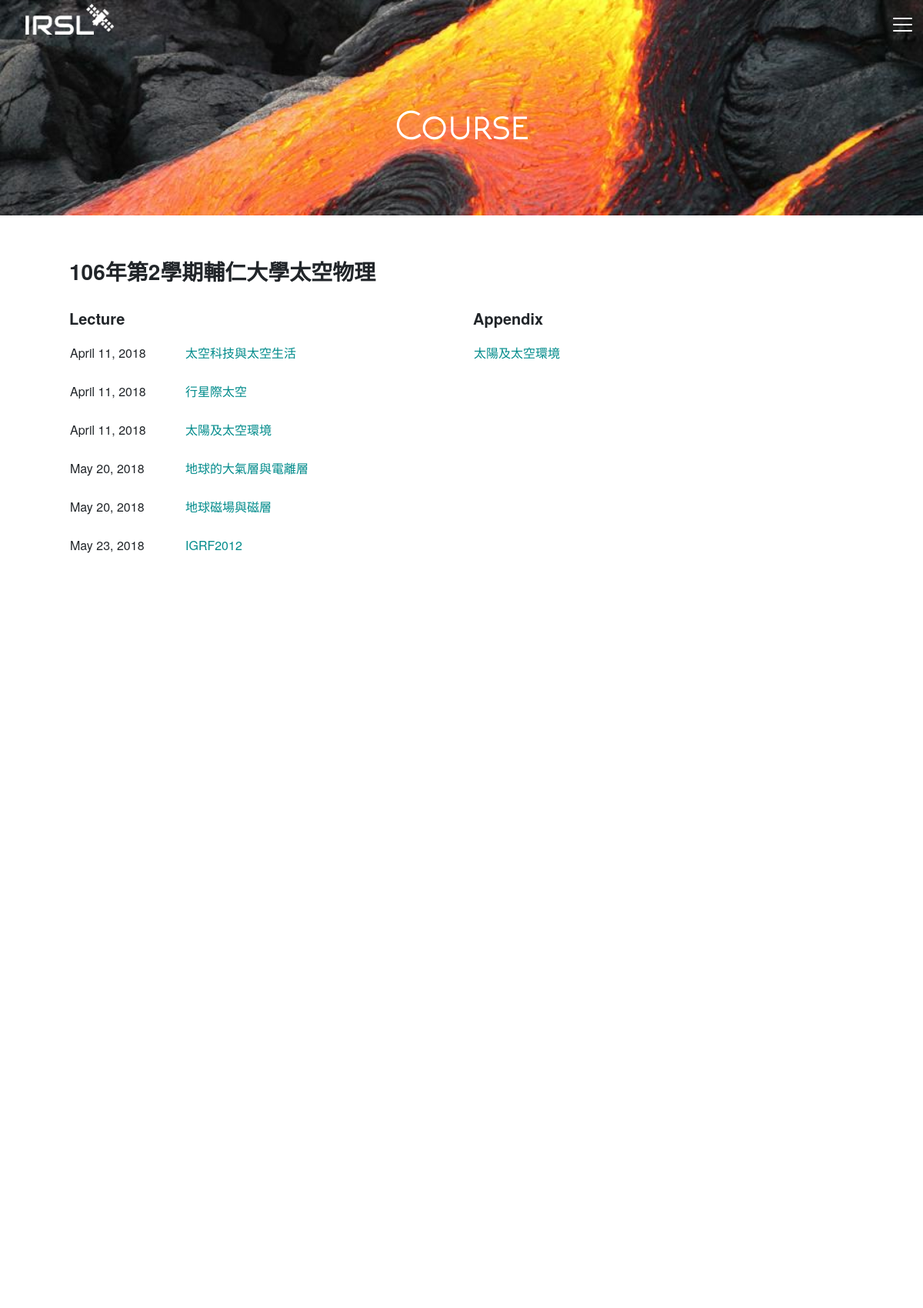
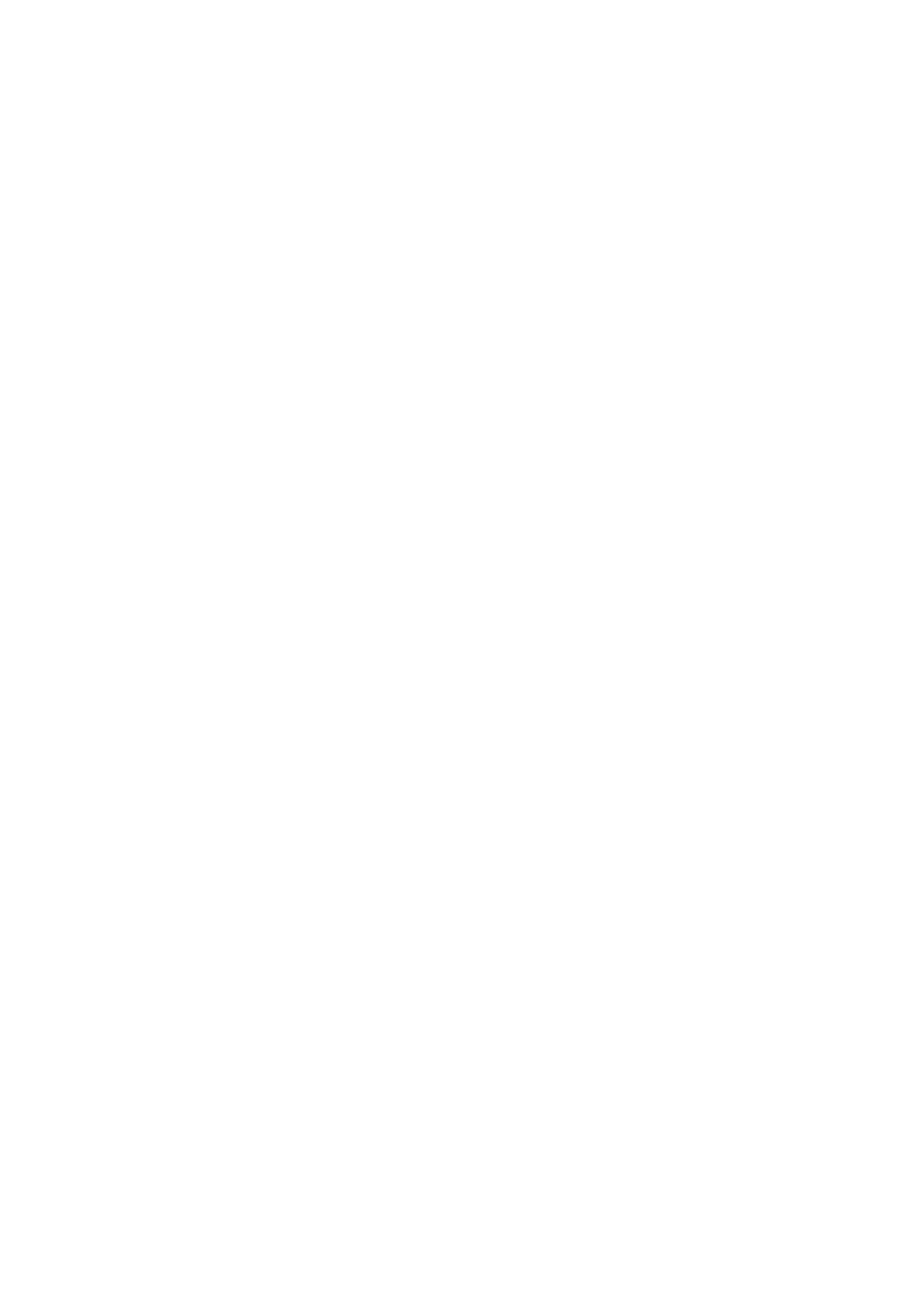
Screenshot of /course/ (upper part) with the database file from the repository (2 pictures, top to bottom).
### course/models.py (models this page shows, shortened)
class ClassName(models.Model):
	name = models.CharField(max_length=200);
	date = models.DateField();
	class Meta:
		ordering = ['-date','name']

class Course(models.Model):
	class_name = models.ForeignKey(ClassName,on_delete=models.CASCADE, default=1)
	date    = models.DateField(null=True, blank=True);
	title   = models.CharField(max_length=200);
	def content_file_name(instance, filename):
		return '/'.join(['course',instance.class_name.name,filename])
	print(content_file_name)
	handout = models.FileField(null=True, blank=True,upload_to=content_file_name);
	HANDOUT_TYPE = (
		('LC','Lecture'),
		('AP','Appendix'),
	)
	handout_type = models.CharField(
		max_length=2,
		choices=HANDOUT_TYPE,
		default='LC',
	)
	class Meta:
		ordering = ['class_name','-date']

### course/views.py (the view)
# urls.py: path('course/', course, name='course'),
def course(request):
	context = {
		  'ClassNames' : ClassName.objects.all(),
	}
	return render(request, 'course.html', context)

### templates/course.html (shortened to what this page needs)
{% extends 'base.html' %}
{% block banner_title %}
            Course
{% endblock %}
{% block body_content %}
        <div class="content-fade container mb-5">
		{% for ClassName in ClassNames %}
		<div class="hideme row bg-faded rounded m-0 mb-4">
                  <div class="col-12 pt-4 pb-4">
				<h3>{{ClassName.name}}</h3>
			</div>
                  <div class="col-lg-6 col-md-6 col-sm-12 pb-4">
				<h5>Lecture</h5>
                    	<table class="course_table">
				{% for course in ClassName.course_set.all reversed %}
				{% if course.handout_type == 'LC' %}
			      <tr><td class="course_head">{{course.date}}</td>
                            <td>
				    	  {% if course.handout %}
				    	  <a href="{{course.handout.url}}" target="_blank">
				    	  	{{course.title}}
					  </a>
					  {% else %}
				    	  	{{course.title}}
					  {% endif %}
				    </td>
				</tr>
				{% endif %}
				{% endfor %}
                        </table>
			</div>
                  <div class="col-lg-6 col-md-6 col-sm-12 pb-4">
				<h5>Appendix</h5>
                    	<table class="course_table">
				{% for course in ClassName.course_set.all reversed %}
				{% if course.handout_type == 'AP' %}
			      <tr>
                            <td>
				    	  {% if course.handout %}
				    	  <a href="{{course.handout.url}}" target="_blank">
				    	  	{{course.title}}
					  </a>
					  {% else %}
				    	  	{{course.title}}
					  {% endif %}
				    </td>
				</tr>
				{% endif %}
				{% endfor %}
                        </table>
			</div>
		</div>
		{% endfor %}
        </div>
{% endblock %}

### static/css/style.css (style rules this page uses)
body { font-family: "Helvetica Neue", Helvetica, Arial, "微軟正黑體", "微软雅黑", sans-serif; }
h2, h3, h4, h5 { font-weight: bold; }
a { color: darkcyan; }
table { width: 100%; border-collapse: collapse; }
table td { vertical-align: top; line-height: 3; }
.course_head { width: 150px; }
.hideme { opacity: 0; }
.content-fade { animation:fin 2s; }
.fadein { animation:fin 1s; opacity: 1 !important; }
@media only screen and (max-width : 1200px) and (min-width : 992px) { .container { width: 90%; } }

### rows the page displays
ClassName: name "106年第2學期輔仁大學太空物理"
Course: date "April 11, 2018", title "太空科技與太空生活"
Course: date "April 11, 2018", title "行星際太空"
Course: date "April 11, 2018", title "太陽及太空環境"
Course: date "May 20, 2018", title "地球的大氣層與電離層"
Course: date "May 20, 2018", title "地球磁場與磁層"
Course: date "May 23, 2018", title "IGRF2012"
Course: title "太陽及太空環境"
